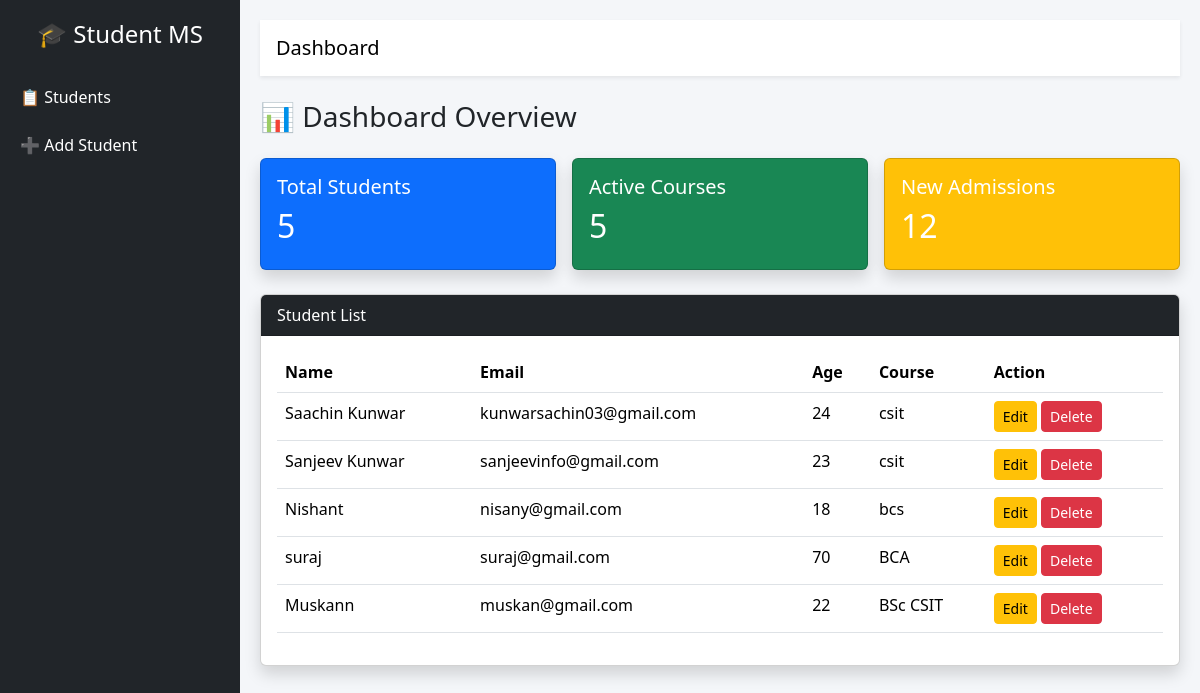
The page / on the database its author committed.
### students/models.py (models this page shows, shortened)
class Student(models.Model):
    name= models.CharField(max_length=100)
    email= models.EmailField()
    age = models.IntegerField()
    course = models.CharField(max_length=100)

### students/views.py (the view)
# urls.py: path('', views.student_list, name='list'),
def student_list(request):
    students= Student.objects.all()
    return render(request, 'students/list.html', {'students': students})

### students/templates/students/list.html
{% extends 'base.html' %}
{% block content %}
<h3 class="mb-4">📊 Dashboard Overview</h3>
<div class="row g-3">
    <div class="col-md-4">
        <div class="card text-white bg-primary shadow">
            <div class="card-body">
                <h5>Total Students</h5>
                <h2>{{ students|length }}</h2>
            </div>
        </div>
    </div>
    <div class="col-md-4">
        <div class="card text-white bg-success shadow">
            <div class="card-body">
                <h5>Active Courses</h5>
                <h2>5</h2>
            </div>
        </div>
    </div>
    <div class="col-md-4">
        <div class="card text-white bg-warning shadow">
            <div class="card-body">
                <h5>New Admissions</h5>
                <h2>12</h2>
            </div>
        </div>
    </div>
</div>
<div class="card mt-4 shadow">
    <div class="card-header bg-dark text-white">
        Student List
    </div>
    <div class="card-body">
        <table class="table table-hover">
            <thead>
                <tr>
                    <th>Name</th>
                    <th>Email</th>
                    <th>Age</th>
                    <th>Course</th>
                    <th>Action</th>
                </tr>
            </thead>
            <tbody>
                {% for student in students %}
                <tr>
                    <td>{{ student.name }}</td>
                    <td>{{ student.email }}</td>
                    <td>{{ student.age }}</td>
                    <td>{{ student.course }}</td>
                    <td>
                        <a class="btn btn-sm btn-warning" href="{% url 'edit' student.id %}">Edit</a>
                        <a class="btn btn-sm btn-danger" href="{% url 'delete' student.id %}">Delete</a>
                    </td>
                </tr>
                {% endfor %}
            </tbody>
        </table>
    </div>
</div>
{% endblock %}

### templates/base.html (shortened to what this page needs)
<!DOCTYPE html>
<html lang="en">
<head>
    <link href="https://cdn.jsdelivr.net/npm/bootstrap@5.3.3/dist/css/bootstrap.min.css" rel="stylesheet">
</head>
<body>
<div class="sidebar">
    <h4 class="text-white text-center mb-4">🎓 Student MS</h4>
    <a href="{% url 'list' %}">📋 Students</a>
    <a href="{% url 'add' %}">➕ Add Student</a>
</div>
<div class="main">
    <nav class="navbar navbar-light bg-white shadow-sm mb-4 px-3">
        <span class="navbar-brand">Dashboard</span>
    </nav>
    {% block content %}
    {% endblock %}
</div>
</body>
</html>

### templates/base.html (style rules this page uses)
body { background: #f4f6f9; }
.sidebar { width: 240px; height: 100vh; position: fixed; background: #212529; padding-top: 20px; }
.sidebar a { display: block; color: #fff; padding: 12px 20px; text-decoration: none; }
.main { margin-left: 240px; padding: 20px; }

### rows shown on the page
Student: name "Saachin Kunwar", email "kunwarsachin03@gmail.com", age "24", course "csit"
Student: name "Sanjeev Kunwar", email "sanjeevinfo@gmail.com", age "23", course "csit"
Student: name "Nishant", email "nisany@gmail.com", age "18", course "bcs"
Student: name "suraj", email "suraj@gmail.com", age "70", course "BCA"
Student: name "Muskann", email "muskan@gmail.com", age "22", course "BSc CSIT"

### other values the page prints
{{ students|length }} "5"
